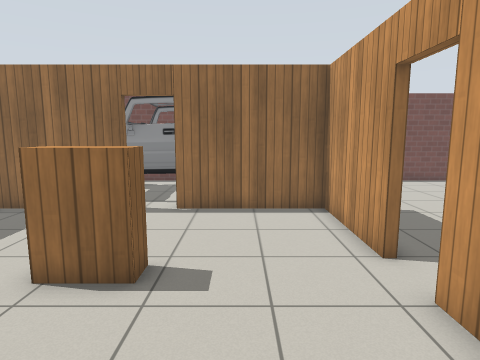
view 1 (above)

22 first-person views from a walk through a Gazebo world. The camera is 1.3 m above the floor, tilts 8° down and sees 75° across. The floor is counted in squares, 0.5 m on a side. Each view is taken from the middle of a square. On the plan, view 1 faces up. The plan holds only what a view shows up to about 20 squares ahead; the rest is blank. Simple patterns stand in for the simulator's built-in surfaces. Simple shapes stand in for some stock models.

view 2
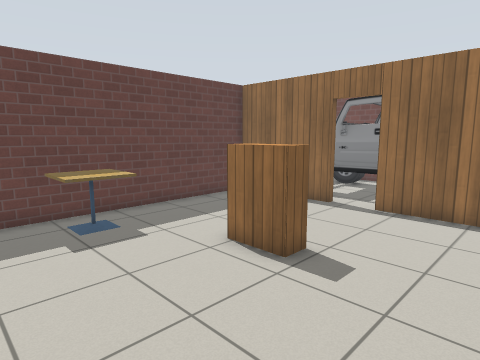

view 3
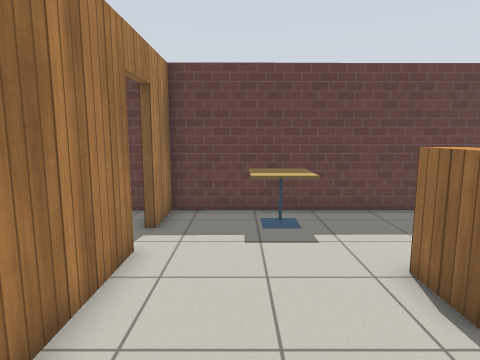

view 4
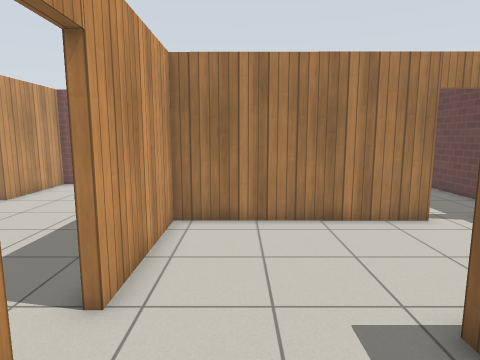

view 5
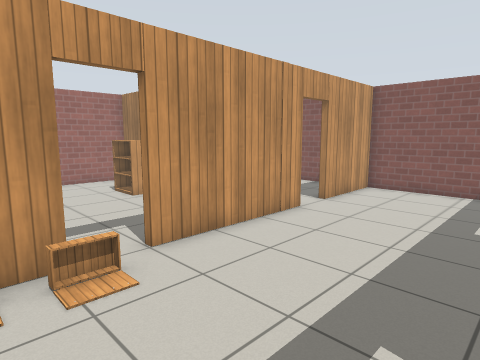

view 6
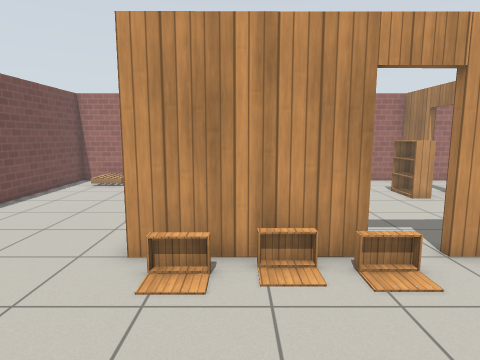

view 7
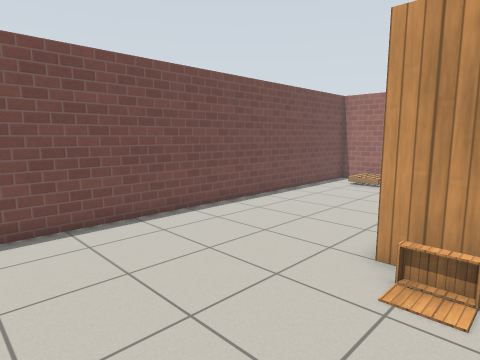

view 8
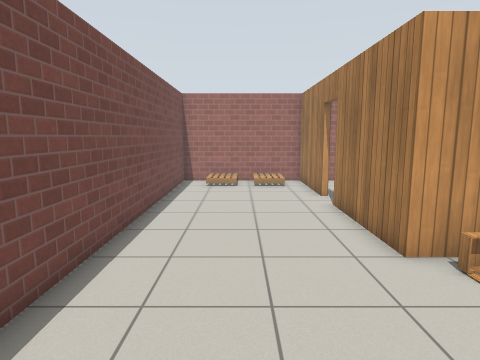

view 9
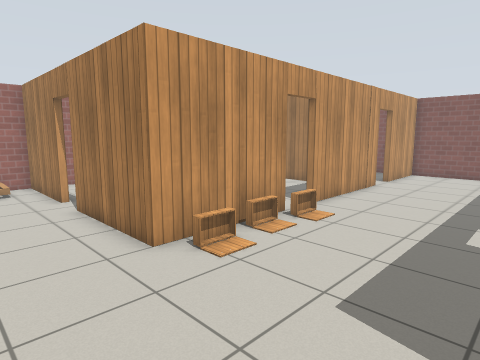

view 10
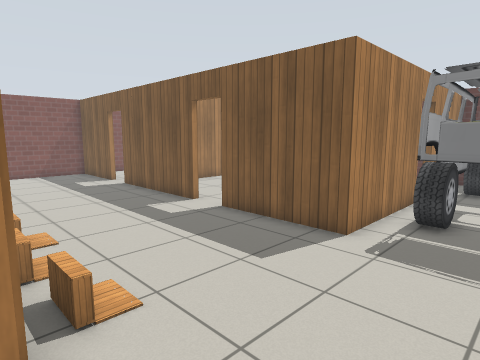

view 11
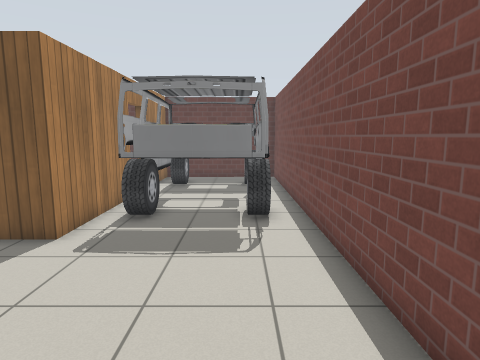

view 12
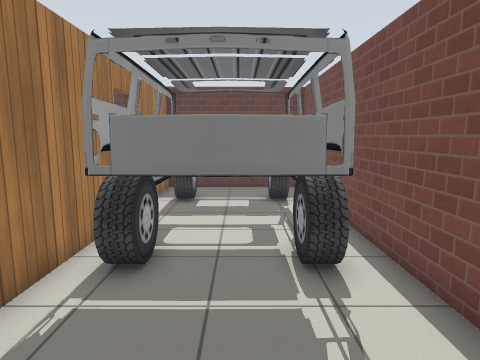

view 13
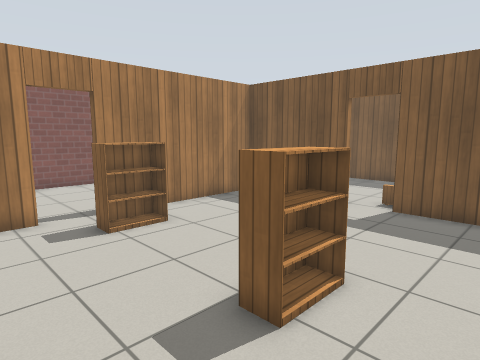

view 14
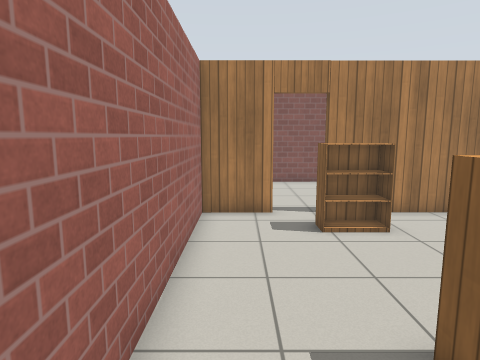

view 15
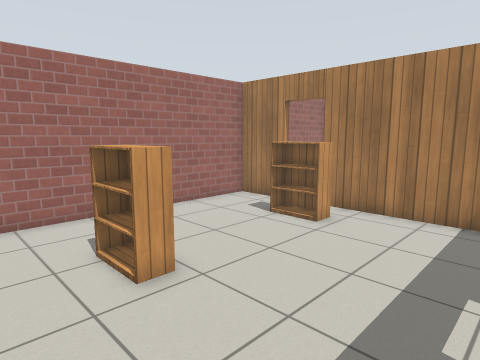

view 16
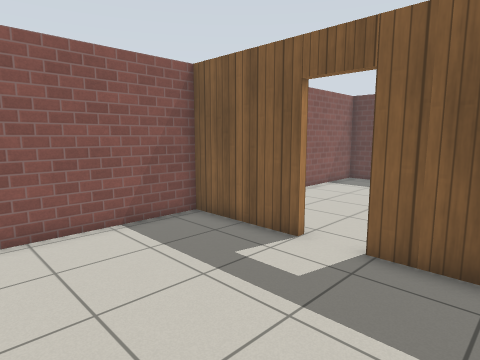

view 17
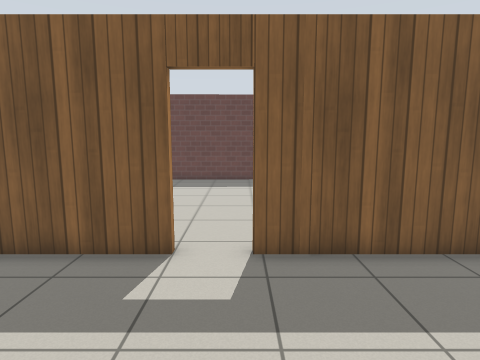

view 18
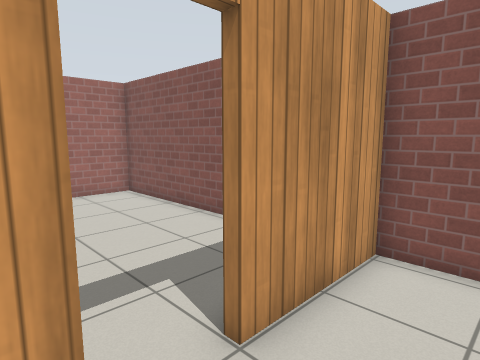

view 19
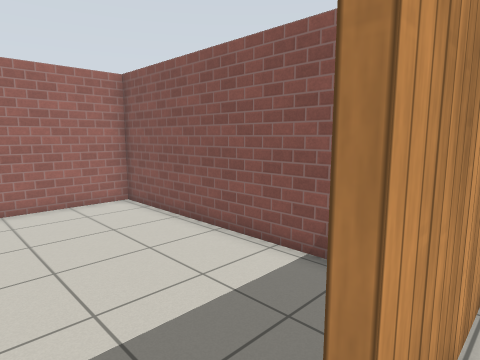

view 20
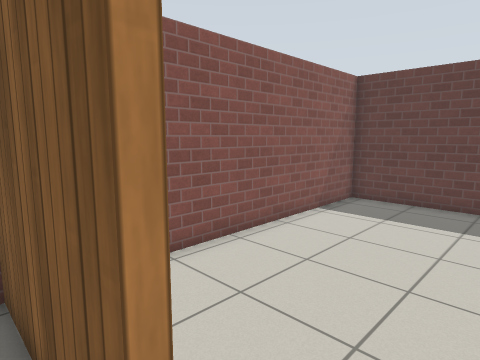

view 21
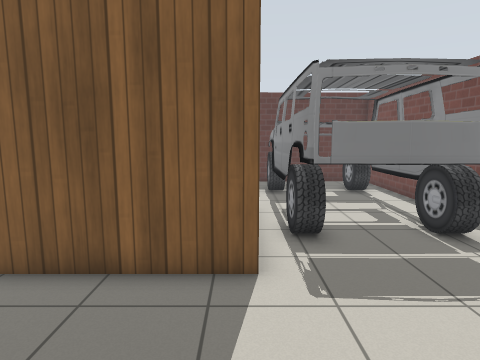

view 22
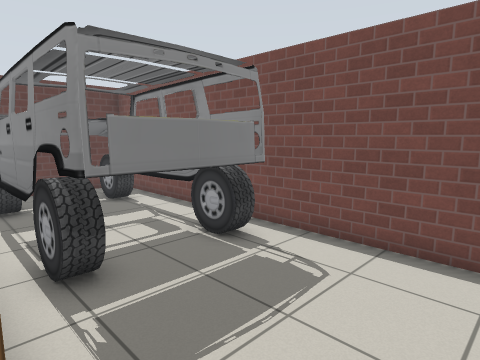

### Floor plan
Key: @ floor where view 1 was taken; # wall or solid block; . floor; D open door; v drop or lower ground; C car; B bookshelf; T cafe table; P pallet; O other object.
Columns run from 9 left of view 1 to 23 right of it. Each row starts with its distance up from view 1.
 19               ###################
 18 ###############.................#
 17 #.CCCCCCCCCC..................P.#
 16 #.CCCCCCCCCC..................PP
 15 # CCCCCCCCCC..................PP
 14 #   CCCCCCCC..................P#
 13 #.CCCCCCCCCC..................v##
 12 # CCCC..........................#
 11 #####DD######.......#####DD######
 10 #..  .......#......O#.   .......#
  9 #... .......#.......#...........#
  8 #.... ......#......O#...........#
  7 #.... ......#.......#.....BBB...#
  6 #.....BB....D......OD...........#
  5 #.....BB....D.......D...........#
  4 #TTT........#.......#...........#
  3 #TTT........#.......#...........#
  2 #...........#.......# ....BB....#
  1 #...........#.......# ....BBB...#
  0 #..D.....@..#.......#...........#
 -1 ###DD########.......#######DDD###
 -2 #...........D.......D....  .....#
 -3 #...........D.......D...........#
 -4 #...........#.......#...........#
 -5 #...........#.......#...........#
 -6 #...........#.......#...........#
 -7 #.......... #.......# ..........#
 -8 ##########  #####################

Where each view was taken, in squares from view 1:
view 1: 0 up, 0 right, facing up
view 2: 0 up, 2 right, facing up-left
view 3: 2 up, 2 right, facing left
view 4: 9 up, 1 right, facing down
view 5: 8 up, 4 right, facing down-right
view 6: 9 up, 4 right, facing right
view 7: 9 up, 4 right, facing up-right
view 8: 15 up, 4 right, facing right
view 9: 15 up, 4 right, facing down-right
view 10: 15 up, 11 right, facing down-left
view 11: 16 up, 11 right, facing left
view 12: 15 up, 7 right, facing left
view 13: 10 up, 22 right, facing down-left
view 14: 10 up, 21 right, facing down
view 15: 10 up, 12 right, facing down-right
view 16: 1 up, 10 right, facing down-left
view 17: 2 down, 10 right, facing left
view 18: 1 down, 8 right, facing down-right
view 19: 2 down, 10 right, facing down-right
view 20: 2 down, 4 right, facing down-left
view 21: 11 up, 9 right, facing left
view 22: 11 up, 7 right, facing up-left
